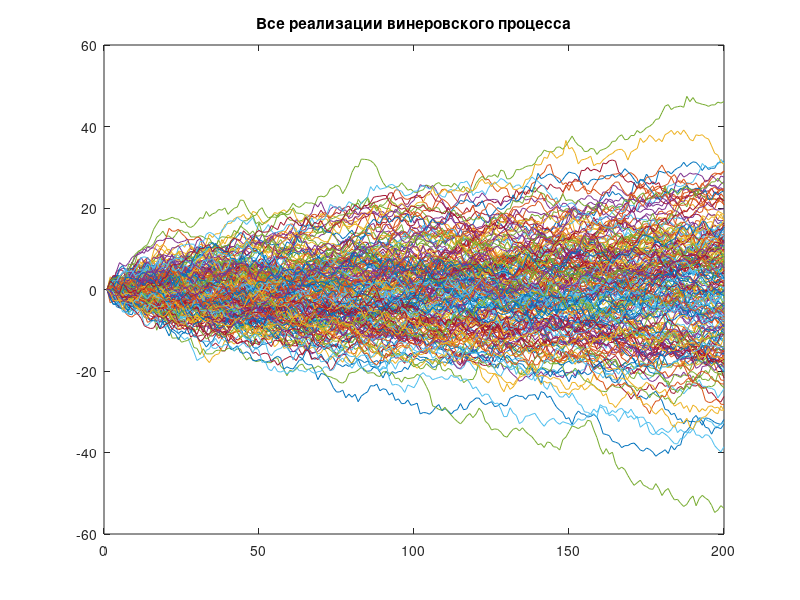
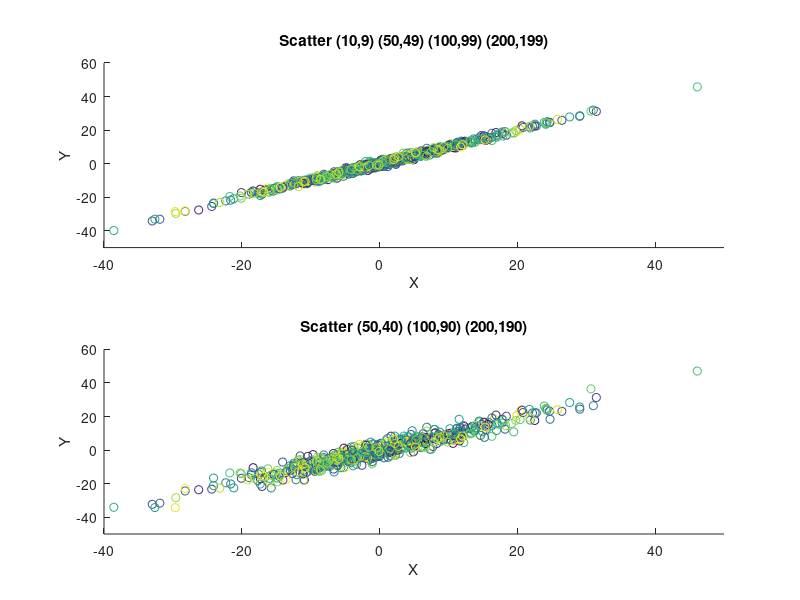
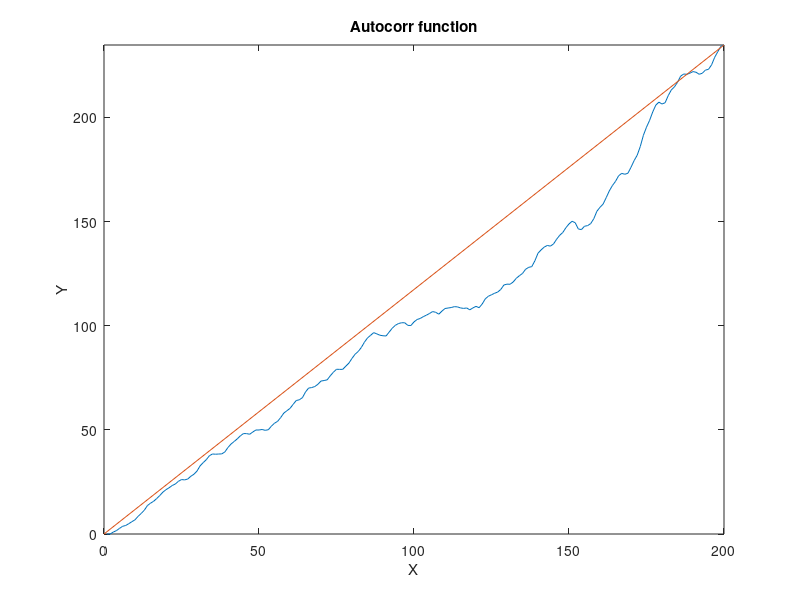

MATLAB code to generate these figures, in order:
N = 200;
K = 200; 
Sigma = 1; 
Mu = 0;

w = zeros(N,K);

for i=2:K 
    for k=1:N
        w(1,k) = 0;
        w(i,k) = w(i-1,k)+normrnd(Mu, Sigma);
    end
end

figure('Name','винеровский процесс');
    plot(w);
    title('Все реализации винеровского процесса');

figure('Name','Sctarret diogram','NumberTitle','off');
subplot(2,1,1);

X = [10, 50, 100, 200];
Y = [9, 49, 99, 199];
for i = 1:4
    x =w(X(i),:);
    y =w(Y(i),:);
    c = linspace(1,10,length(x));
    scatter(x,y,[],c);
    title('Scatter (10,9) (50,49) (100,99) (200,199)');
    xlabel('X');
    ylabel('Y');
    ylim([-50 60]);
    xlim([-40 50]);
    hold on;
end
subplot(2,1,2);

X = [50, 100, 200];
Y = [40, 90, 190];
for i = 1:3
    x =w(X(i),:);
    y =w(Y(i),:);
    c = linspace(1,10,length(x));
    scatter(x,y,[],c);
    title('Scatter (50,40) (100,90) (200,190)');
    xlabel('X');
    ylabel('Y');
    ylim([-50 60]);
    xlim([-40 50]);
    hold on;
end

clear X Y x y i c

ACF = zeros(1,N);

for i = 1:N
    w1 = circshift(w,1);
    W = w.*w1;
    ACF(1,i) = mean(W(i,:));
end
figure()
plot(ACF);
hold on
plot([0 N],[0 max(ACF)]);
xlim([0 N])
ylim([0 max(ACF)])
title('Autocorr function')
xlabel('X')
ylabel('Y')